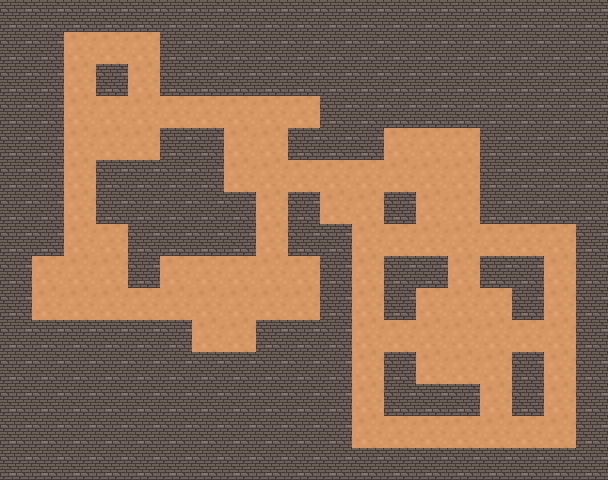

A 2D game scene composited from a Tiled map and its tileset images. What follows is a short description and the map's XML, with every tile layer's data as written:
An orthogonal 19x15 tile map with 32x32 px tiles, 1 tile layer (Прошарок плиток 1).

<map version="1.10" tiledversion="1.10.2" orientation="orthogonal" renderorder="left-up" width="19" height="15" tilewidth="32" tileheight="32" infinite="0" nextlayerid="2" nextobjectid="1">
 <tileset firstgid="1" source="Підлога.tsx" />
 <layer id="1" name="Прошарок плиток 1" width="19" height="15">
  <data encoding="csv">
2,2,2,2,2,2,2,2,2,2,2,2,2,2,2,2,2,2,2,
2,2,1,1,1,2,2,2,2,2,2,2,2,2,2,2,2,2,2,
2,2,1,2,1,2,2,2,2,2,2,2,2,2,2,2,2,2,2,
2,2,1,1,1,1,1,1,1,1,2,2,2,2,2,2,2,2,2,
2,2,1,1,1,2,2,1,1,2,2,2,1,1,1,2,2,2,2,
2,2,1,2,2,2,2,1,1,1,1,1,1,1,1,2,2,2,2,
2,2,1,2,2,2,2,2,1,2,1,1,2,1,1,2,2,2,2,
2,2,1,1,2,2,2,2,1,2,2,1,1,1,1,1,1,1,2,
2,1,1,1,2,1,1,1,1,1,2,1,2,2,1,2,2,1,2,
2,1,1,1,1,1,1,1,1,1,2,1,2,1,1,1,2,1,2,
2,2,2,2,2,2,1,1,2,2,2,1,1,1,1,1,1,1,2,
2,2,2,2,2,2,2,2,2,2,2,1,2,1,1,1,2,1,2,
2,2,2,2,2,2,2,2,2,2,2,1,2,2,2,1,2,1,2,
2,2,2,2,2,2,2,2,2,2,2,1,1,1,1,1,1,1,2,
2,2,2,2,2,2,2,2,2,2,2,2,2,2,2,2,2,2,2
</data>
 </layer>
</map>
